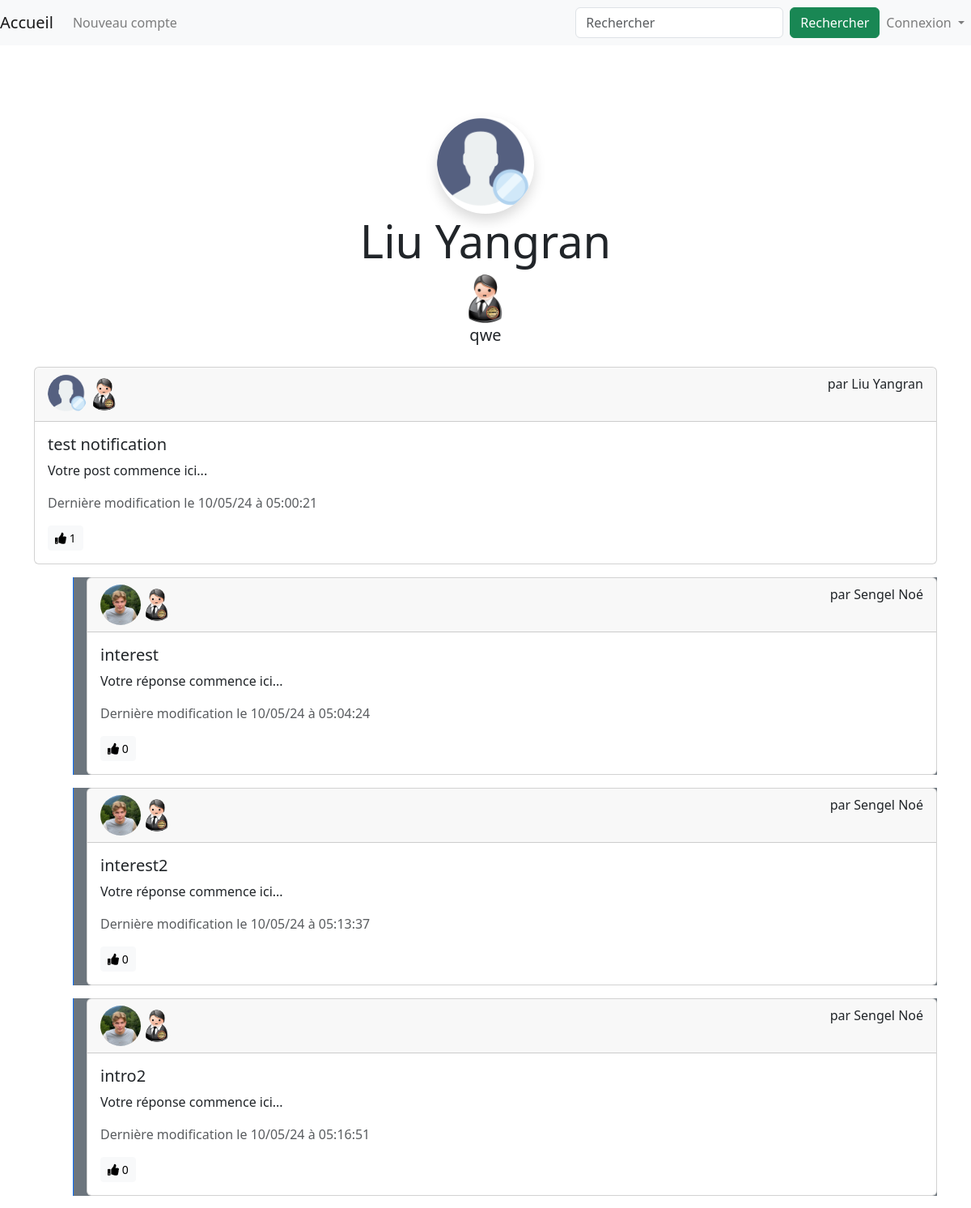
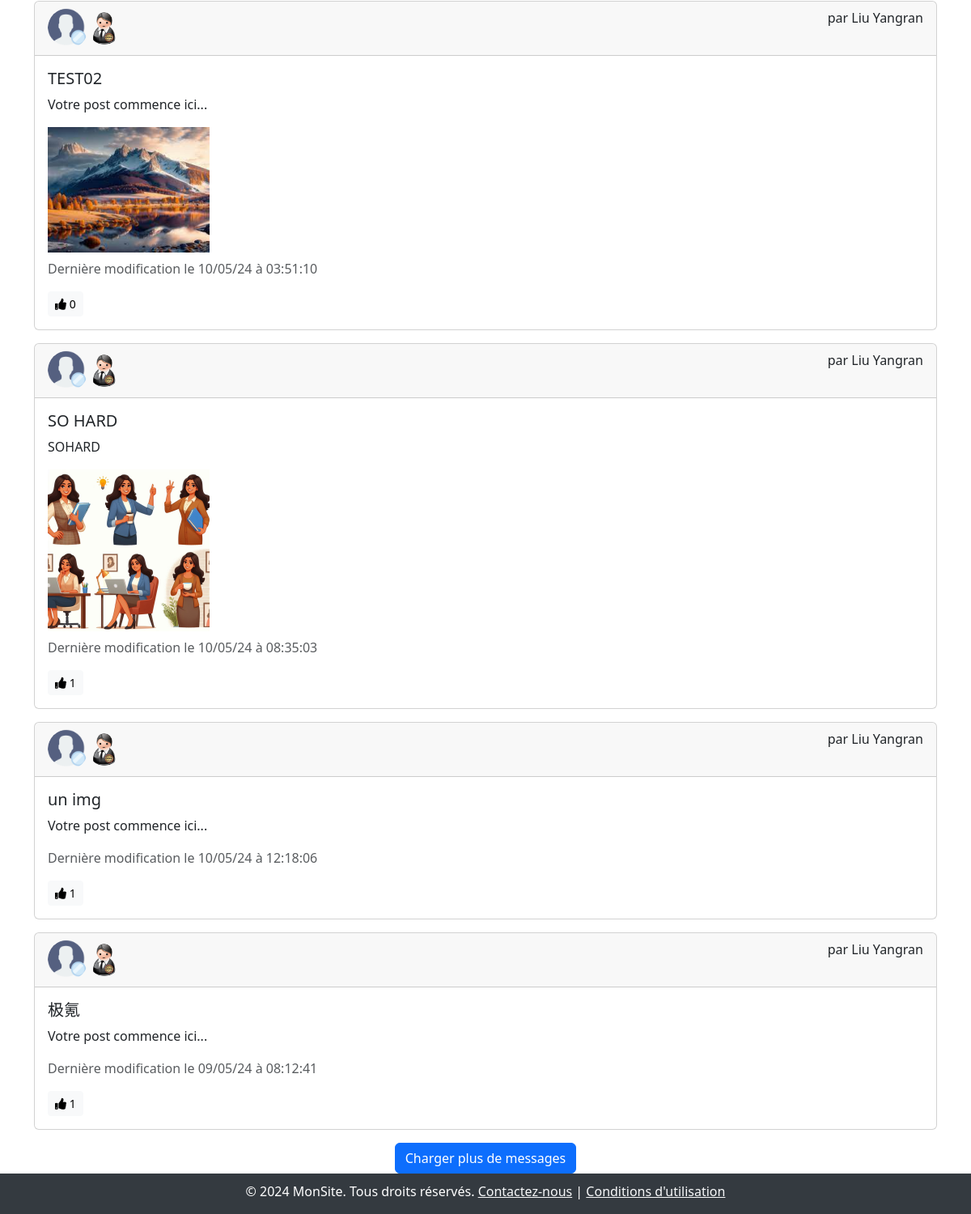
The app's page /code/blog.php?id=15 with its own data (2 pictures, top to bottom).
### tables this page shows
CREATE TABLE `user` (
  `id` int(12) UNSIGNED NOT NULL,
  `admin` tinyint(1) NOT NULL DEFAULT 0,
  `nom` varchar(20) NOT NULL,
  `prenom` varchar(20) NOT NULL,
  `email` varchar(50) NOT NULL,
  `mdp` varchar(100) NOT NULL,
  `url_avatar` varchar(50) DEFAULT NULL,
  `bio` varchar(800) NOT NULL DEFAULT '',
  `banni` date DEFAULT NULL,
  `date_naissance` date NOT NULL,
  `adresse` varchar(80) NOT NULL,
  `cp` int(5) NOT NULL,
  `commune` varchar(25) NOT NULL
);

CREATE TABLE `post` (
  `texte` varchar(8000) NOT NULL,
  `id` int(10) UNSIGNED NOT NULL,
  `titre` varchar(30) NOT NULL,
  `url_image` varchar(50) DEFAULT NULL,
  `date` timestamp NOT NULL DEFAULT current_timestamp() ON UPDATE current_timestamp(),
  `id_owner` int(10) UNSIGNED NOT NULL,
  `id_parent` int(10) UNSIGNED DEFAULT NULL,
  `sensible` tinyint(4) NOT NULL DEFAULT 0,
  `removed` tinyint(1) NOT NULL DEFAULT 0
);

### code/classes/loginStatus.php (called while the page is built, shortened)
<?php
require_once(__ROOT__ . "/classes/dbConn.php");
class LoginStatus
{
    function __construct($dbConn)
    {
        if (isset($_POST["email"]) && isset($_POST["password"])) {
            $email = $dbConn->sanitize($_POST["email"]);
            $password = $_POST["password"];
            $this->loginAttempted = true;
        } else {
            $this->loginAttempted = false;
        }
    }
}

### code/ini.php (called while the page is built, shortened)
<?php
require_once(__ROOT__ . "/classes/dbConn.php");
$dbConn = new dbConn();

### code/classes/postStorage.php (the view, shortened to what this page needs)
<?php
class postStorage
{
    public $ID;
    private $titre;
    private $dateModif;
    private $contenu;
    private $imgPath;
    private $nbLike;
    private $hasLiked;
    function __construct($row)
    {
        $this->ID = $row["id"];
        $this->titre = $row["titre"];
        $this->dateModif = $row["date"];
        $this->contenu = $row["texte"];
        $this->imgPath = isset($row["url_image"]) ? $row["url_image"] : "";
        $this->nbLike = isset($row["nbLike"]) ? $row["nbLike"] : 0;
        $this->hasLiked = isset($row["hasLiked"]) && $row["hasLiked"] > 0;
    }
    function DisplayToHTML($ownerName, $avatarOwner, $ownerID, $isMyBlog, $isReply, $ownerIsAdmin)
    {
        $timestamp = strtotime($this->dateModif);
        $adminMarkup = $ownerIsAdmin ? '<img src="images/avatar/admin.png" alt="Admin" class="rounded-circle" style="width: 40px; height: 40px;">' : '';
        if ($isReply) {
            echo '<div class="ms-5 ps-3 bg-secondary text-dark border-start border-primary">';
        }
        echo '<div class="card mb-3">';
        echo '<div class="card-header">';
        echo '<a href="' . DIR . '/blog.php?id=' . htmlspecialchars($ownerID) . '">';
        echo '<img src="' . htmlspecialchars($avatarOwner) . '" alt="Avatar de ' . htmlspecialchars($ownerName) . '" class="rounded-circle" style="width: 50px; height: 50px;">';
        echo $adminMarkup;
        echo '</a>';
        if ($isMyBlog) {
            echo '<div class="float-end">';
            echo '<form action="post.php" method="GET">';
            echo '<input type="hidden" name="postID" value="' . htmlspecialchars($this->ID) . '">';
            echo '<button type="submit" class="btn btn-sm btn-primary">Modifier/effacer</button>';
            echo '</form>';
            echo '</div>';
        } else {
            echo '<div class="float-end">par ' . htmlspecialchars($ownerName) . '</div>';
        }
        echo '</div>';
        echo '<div class="card-body">';
        echo '<h5 class="card-title">' . htmlspecialchars($this->titre) . '</h5>';
        echo '<p class="card-text">' . htmlspecialchars($this->contenu) . '</p>';
        if (isset($this->imgPath) && $this->imgPath !== "") {
            $thumbPath = $this->GetThumbnailPath($this->imgPath);
            echo '<img src="./' . htmlspecialchars($thumbPath) . '" alt="Image du post" class="img-fluid mb-2">';
        }
        echo '<p class="text-muted">Dernière modification le ' . date("d/m/y à h:i:s", $timestamp) . '</p>';
        if (isset($_SESSION['id'])) {
            if ($this->hasLiked) {
                $likedClass = ' liked';
            } else {
                $likedClass = '';
            }
            echo '<button class="btn btn-sm btn-light like-button' . $likedClass . '" data-post-id="' . htmlspecialchars($this->ID) . '">';
            echo '<i class="fa fa-thumbs-up"></i> <span id="like-count-' . htmlspecialchars($this->ID) . '">' . htmlspecialchars($this->nbLike) . '</span>';
            echo '</button>';
            if ($isReply == false) {
                echo '<div class="float-end"><button class="btn btn-sm btn-primary" onclick="showReplyForm(' . htmlspecialchars($this->ID) . ')">Répondre à ce post</button></div>';
                echo '<div id="replyContainer' . htmlspecialchars($this->ID) . '"></div>';
            }
        } else {
            echo '<button class="btn btn-sm btn-light" onclick="showLoginPrompt()">';
            echo '<i class="fa fa-thumbs-up"></i> <span id="like-count-' . htmlspecialchars($this->ID) . '">' . htmlspecialchars($this->nbLike) . '</span>';
            echo '</button>';
        }
        echo '</div>';
        echo '</div>';
        if ($isReply) {
            echo '
            </div>';
        }
    }
    function GetThumbnailPath($originalPath)
    {
        $pathFragments = pathinfo($originalPath);
        $result = $pathFragments['dirname'] . "/" . $pathFragments['filename'] . "_thumb.png";
        return $result;
    }
}

### code/blog.php (shortened to what this page needs)
<?php
include("./ini.php");
include(__ROOT__ . "/codePart/header.php");
echo '<div class="container mt-4">';
if (isset($_GET["id"])) {
    $blogOwner = $dbConn->GetBlogINFOFromID($_GET["id"], $dbConn->loginStatus->userName);
    $blogOwnerName = htmlspecialchars($blogOwner[0]);
    $avatarOwner = $blogOwner[1];
    $isMyOwnBlog = $blogOwner[2];
    $biographie = htmlspecialchars($blogOwner[3]);
    $isAdmin = $blogOwner[4];
    if ($blogOwnerName != "") {
        echo '<div class="blog-header text-center mb-4">';
        echo '<img src="' . htmlspecialchars($avatarOwner) . '" alt="Avatar" class="rounded-circle img-fluid shadow" style="width: 120px; height: 120px;">';
        echo '<h1 class="display-4">' . $blogOwnerName . '</h1>';
        if ($isAdmin) {
            echo ' <img src="images/avatar/admin.png" alt="Admin" class="admin-badge" style="width: 60px; height: 60px;">';
        }
        echo '<p class="lead">' . $biographie . '</p>';
        echo '</div>';
        echo '<div class="blog-posts" id="blogPostsContainer">';
        $dbConn->GenerateHTML_forPostsPage($_GET["id"], $blogOwnerName, $avatarOwner, $isMyOwnBlog);
        echo '</div>';
        echo '<div class="text-center mt-3">';
        echo '<button id="loadMoreBtnBlog" class="btn btn-primary">Charger plus de messages</button>';
        echo '</div>';
    } else {
        echo '<div class="alert alert-danger">Cet ID ne correspond à aucun utilisateur dans la base de données.</div>';
    }
} else {
    echo '<div class="alert alert-warning">Aucun ID fourni. Impossible de trouver le blog.</div>';
}
echo '</div>';
include(__ROOT__ . "/codePart/footer.php");

### code/classes/dbConn.php (shortened to what this page needs)
<?php
require_once(__ROOT__ . "/classes/loginStatus.php");
require_once(__ROOT__ . "/classes/postStorage.php");
class dbConn
{
    public $db = null;
    public $loginStatus = null;
    function __construct()
    {
        $server = "localhost";
        $database = "projet";
        $user = "root";
        $password = "";
        $dsn = "mysql:host=$server;dbname=$database;charset=utf8mb4";
        try {
            $this->db = new PDO($dsn, $user, $password);
            $this->db->setAttribute(PDO::ATTR_ERRMODE, PDO::ERRMODE_EXCEPTION);
        } catch (PDOException $e) {
            die("Connection failed: " . $e->getMessage());
        }
        $this->loginStatus = new LoginStatus($this);
    }
    function GetBlogINFOFromID($ID, $connectedGuyName)
    {
        $query = "SELECT `nom`, `url_avatar`, `bio`, `prenom`, `admin` FROM `user` WHERE `id` = :ID";
        $stmt = $this->db->prepare($query);
        $stmt->bindParam(':ID', $ID, PDO::PARAM_INT);
        $stmt->execute();
        if ($stmt->rowCount() > 0) {
            $row = $stmt->fetch(PDO::FETCH_ASSOC);
            if ($row["nom"] === $connectedGuyName) {
                return array($connectedGuyName . ' ' . $row["prenom"], $row["url_avatar"], true, $row["bio"], $row["admin"]);
            } else {
                return array($row["nom"] . ' ' . $row["prenom"], $row["url_avatar"], false, $row["bio"], $row["admin"]);
            }
        } else {
            return array("Invalide", "/default_avatar.ico", false, "Biographie par défault");
        }
    }
    function GenerateHTML_forPostsPage($ownerID, $ownerName, $avatarOwner, $isMyBlog)
    {
        $currentUserID = isset($_SESSION['id']) ? $_SESSION['id'] : 0;
        $query = "SELECT post.*, user.admin AS isAdmin,
          (SELECT COUNT(*) FROM jaime WHERE jaime.id_post = post.id) AS nbLike,
          (SELECT COUNT(*) FROM jaime WHERE jaime.id_post = post.id AND jaime.id_user = :currentUserID) AS hasLiked
          FROM post
          JOIN user ON user.id = post.id_owner
          WHERE `id_owner` = :ownerID AND `id_parent` IS NULL AND `titre` <> 'Avertir!!!'AND post.titre <> 'Sensible!!!'AND post.titre <> 'Removed!!!'AND post.removed = 0
          ORDER BY post.date DESC
          LIMIT 5";
        $stmt = $this->db->prepare($query);
        $stmt->bindParam(':currentUserID', $currentUserID, PDO::PARAM_INT);
        $stmt->bindParam(':ownerID', $ownerID, PDO::PARAM_INT);
        $stmt->execute();
        if ($stmt->rowCount() > 0) {
            while ($row = $stmt->fetch(PDO::FETCH_ASSOC)) {
                $postOBJ = new postStorage($row);
                $postOBJ->DisplayToHTML($ownerName, $avatarOwner, $ownerID, $isMyBlog, false, $row['isAdmin']);
                $this->GenerateReplies($postOBJ);
            }
        }
    }
    function isAdmin($userID) {
        $stmt = $this->db->prepare("SELECT admin FROM user WHERE id = :userID");
        return false;
    }
    function GenerateReplies($parentPost)
    {
        $query = "SELECT post.*, user.admin AS isAdmin
              FROM post
              JOIN user ON user.id = post.id_owner
              WHERE post.id_parent = :parentID AND post.titre <> 'Avertir!!!'AND post.titre <> 'Sensible!!!' AND post.sensible = 0 AND post.titre <> 'Removed!!!'
              ORDER BY post.date ASC";
        $stmt = $this->db->prepare($query);
        $stmt->bindParam(':parentID', $parentPost->ID, PDO::PARAM_INT);
        $stmt->execute();
        if ($stmt->rowCount() > 0) {
            echo '<div class="replies">';
            while ($row = $stmt->fetch(PDO::FETCH_ASSOC)) {
                $blogOwner = $this->GetBlogINFOFromID($row['id_owner'], $this->loginStatus->userName);
                $blogOwnerName = htmlspecialchars($blogOwner[0]);
                $avatarOwner = $blogOwner[1];
                $isMyOwnBlog = $blogOwner[2];
                $replyPost = new postStorage($row);
                $replyPost->DisplayToHTML($blogOwnerName, $avatarOwner, $row['id_owner'], $isMyOwnBlog, true, $row['isAdmin']);
            }
            echo '</div>';
        }
    }
}

### code/Style/style1.css (style rules this page uses)
body, html { padding-top: 60px; padding-bottom: 30px; height: 100%; }

### records on screen
user: url_avatar (placeholder picture), bio "qwe"
post: id_owner.url_avatar (placeholder picture), ownerName "Liu Yangran", titre "test notification", texte "Votre post commence ici...", date "10/05/24 à 05:00:21", nbLike "1"
post: id_owner.url_avatar (picture), ownerName "Sengel Noé", titre "interest", texte "Votre réponse commence ici...", date "10/05/24 à 05:04:24"
post: id_owner.url_avatar (picture), ownerName "Sengel Noé", titre "interest2", texte "Votre réponse commence ici...", date "10/05/24 à 05:13:37"
post: id_owner.url_avatar (picture), ownerName "Sengel Noé", titre "intro2", texte "Votre réponse commence ici...", date "10/05/24 à 05:16:51"
post: ownerName "Liu Yangran", titre "TEST02", texte "Votre post commence ici...", shows a picture, date "10/05/24 à 03:51:10", nbLike "0"
post: ownerName "Liu Yangran", titre "SO HARD", texte "SOHARD", shows a picture, date "10/05/24 à 08:35:03", nbLike "1"
post: ownerName "Liu Yangran", titre "un img", texte "Votre post commence ici...", date "10/05/24 à 12:18:06", nbLike "1"
post: ownerName "Liu Yangran", titre "极氪", texte "Votre post commence ici...", date "09/05/24 à 08:12:41", nbLike "1"

### other values on screen
$blogOwnerName "Liu Yangran"
